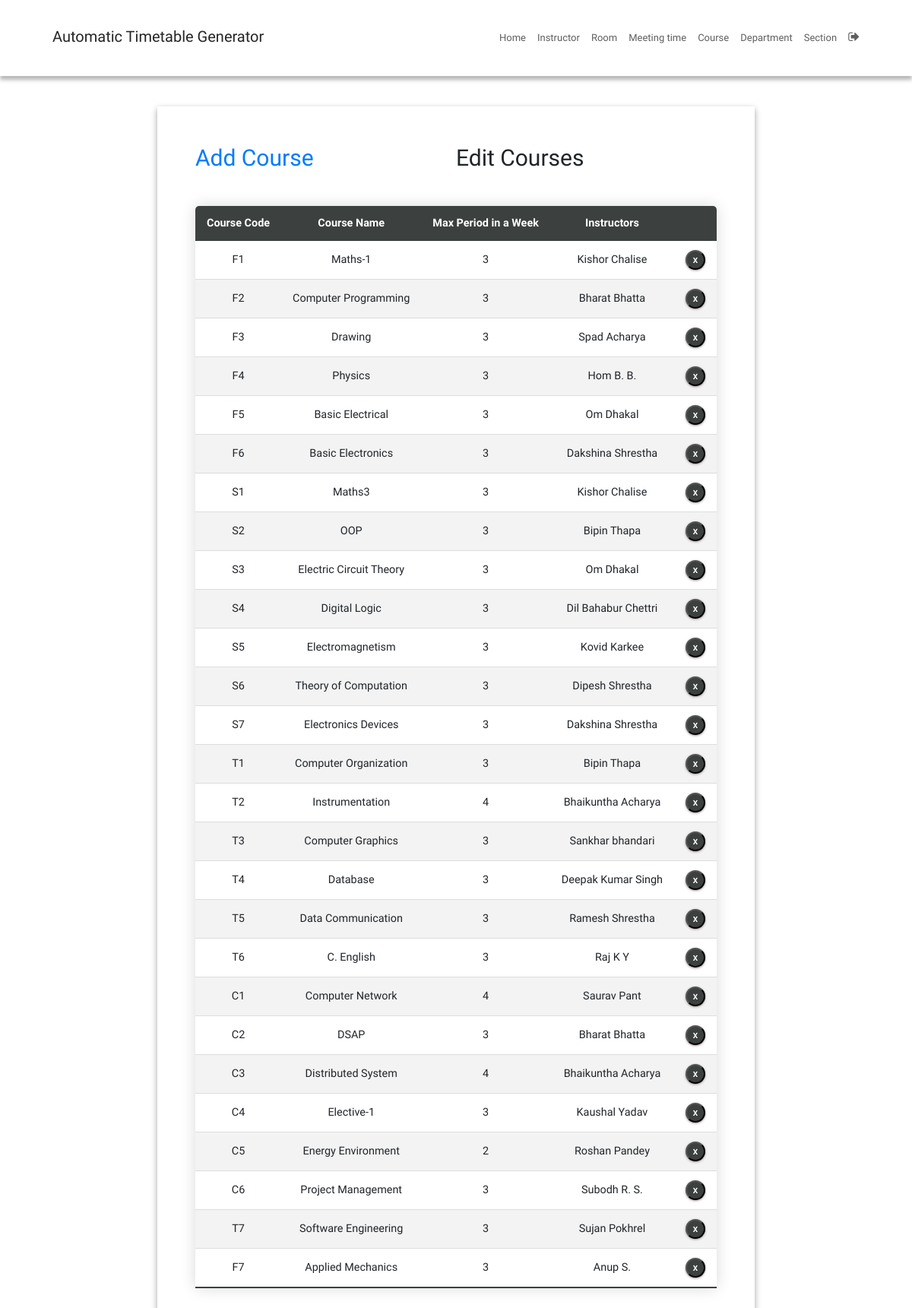
The page /courseEdit/ (signed in) on the database as committed earlier.
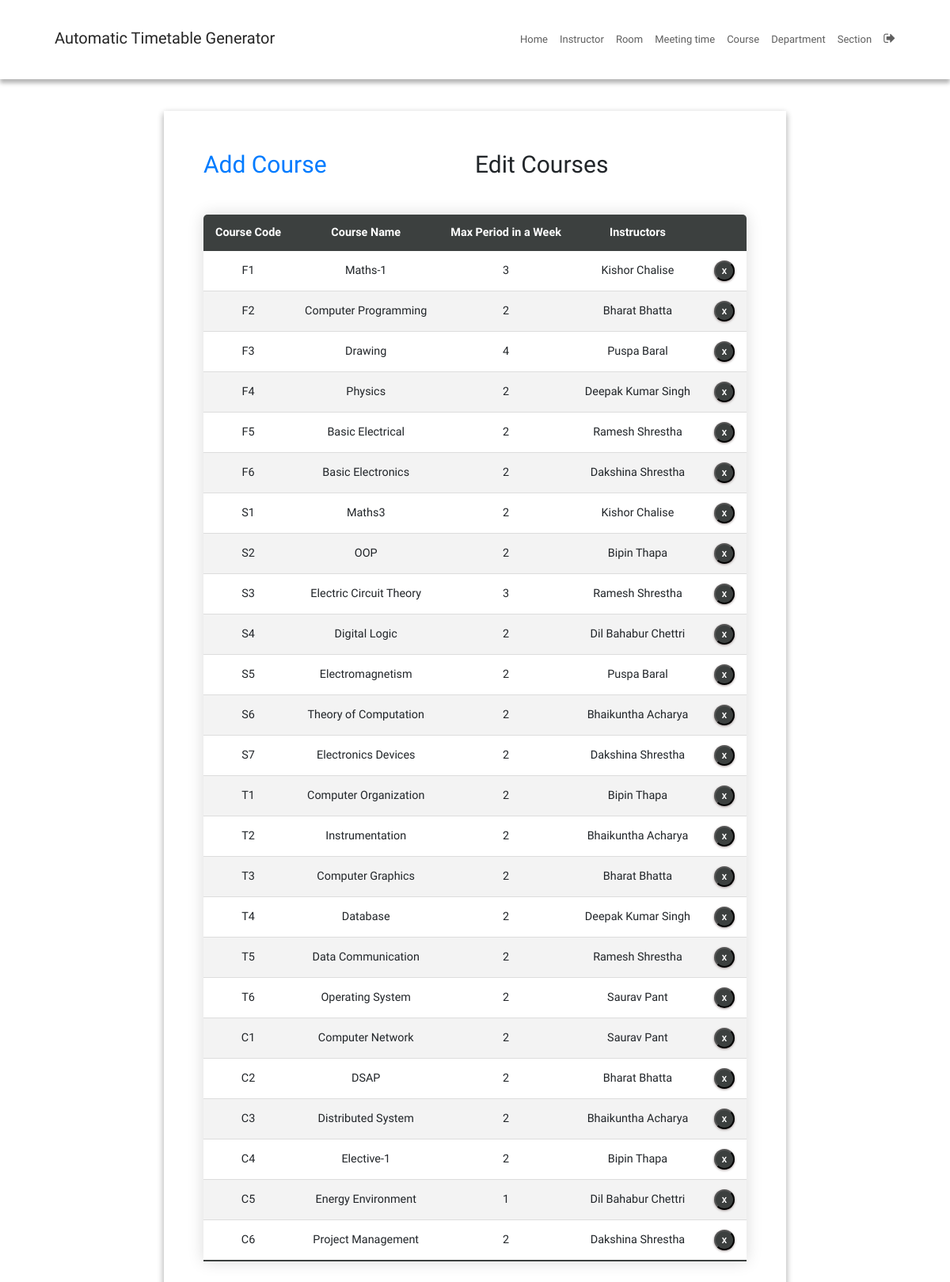
The same page on the database as committed later.
### SchedulerApp/models.py (models this page shows, shortened)
class Course(models.Model):
    course_number = models.CharField(max_length=5, primary_key=True)
    course_name = models.CharField(max_length=40)
    max_numb_students = models.IntegerField(default=48)
    max_period = models.IntegerField(default=2)
    instructors = models.ManyToManyField(Instructor)

### SchedulerApp/views.py (the view)
# urls.py: path('courseEdit/', courseEdit, name='courseEdit'),
@login_required
def courseEdit(request):
    instructor = defaultdict(list)
    for course in Course.instructors.through.objects.all():
        course_number = course.course_id
        instructor_name = Instructor.objects.filter(
            id=course.instructor_id).values('name')[0]['name']
        instructor[course_number].append(instructor_name)
    context = {'courses': Course.objects.all(), 'instructor': instructor}
    return render(request, 'courseEdit.html', context)

### SchedulerApp/templatetags/index.py (called while the page is built)
@register.filter
def dictKey(d, k):
    return ', '.join(d[k]) if k in d else ''  # Avoid KeyError if key doesn't exist

@register.tag
def active(parser, token):
    args = token.split_contents()
    template_tag = args[0]
    if len(args) < 2:
        raise (template.TemplateSyntaxError, f'{template_tag} tag requires at least one argument')
    return NavSelectedNode(args[1:])

    def render(self, context):
        path = context['request'].path
        for p in self.patterns:
            pValue = template.Variable(p).resolve(context)
            if path == pValue:
                return 'active'
        return ''

### templates/courseEdit.html (shortened to what this page needs)
{% extends 'base.html' %}
{% block content %}
{% load static %}
{% load index %}
<fieldset class="fieldset">
  <div class="tablink">
    <a href="{% url 'courseAdd'%}">
      <h1 onclick="openPage('new')" id="defaultOpen">Add Course</h1>
    </a>
    <h1 onclick="openPage('edit')" id="link_to_edit">Edit Courses</h1>
  </div>
  <div class="tabcontent" id="edit">
    <table class="editTable">
      <thead>
        <tr class="table-headers">
          <th>Course Code</th>
          <th>Course Name</th>
          <th>Max Period in a Week</th>
          <th>Instructors</th>
          <th class="empty"></th>
        </tr>
      </thead>
      <tbody>
        {% for crs in courses %}
        <tr>
          <td>{{crs.course_number}}</td>
          <td>{{crs.course_name}}</td>
          <td>{{crs.max_period}}</td>
          <td>{{instructor|dictKey:crs.course_number}}</td>
          <td class="empty">
            <form action="{% url 'deletecourse' crs.course_number %}" method="post">
              <input type="submit" value="X" class="cross">
            </form>
          </td>
        </tr>
        {% endfor %}
      </tbody>
    </table>
  </div>
</fieldset>
{% endblock %}

Rows that differ between the two databases and show on the page:
removed Course: course_number "T7", course_name "Software Engineering", max_period "3", course_number "Sujan Pokhrel"
removed Course: course_number "F7", course_name "Applied Mechanics", max_period "3", course_number "Anup S."
changed Course "Computer Programming": max_period "3" → "2"
changed Course "Drawing": max_period "3" → "4"; course_number "Spad Acharya" → "Puspa Baral"
changed Course "Physics": max_period "3" → "2"; course_number "Hom B. B." → "Deepak Kumar Singh"
changed Course "Basic Electrical": max_period "3" → "2"; course_number "Om Dhakal" → "Ramesh Shrestha"
changed Course "Basic Electronics": max_period "3" → "2"
changed Course "Maths3": max_period "3" → "2"
changed Course "OOP": max_period "3" → "2"
computed for Course "Electric Circuit Theory": course_number "Om Dhakal" → "Ramesh Shrestha"
changed Course "Digital Logic": max_period "3" → "2"
changed Course "Electromagnetism": max_period "3" → "2"; course_number "Kovid Karkee" → "Puspa Baral"
changed Course "Theory of Computation": max_period "3" → "2"; course_number "Dipesh Shrestha" → "Bhaikuntha Acharya"
changed Course "Electronics Devices": max_period "3" → "2"
changed Course "Computer Organization": max_period "3" → "2"
changed Course "Instrumentation": max_period "4" → "2"
changed Course "Computer Graphics": max_period "3" → "2"; course_number "Sankhar bhandari" → "Bharat Bhatta"
changed Course "Database": max_period "3" → "2"
changed Course "Data Communication": max_period "3" → "2"
changed Course "T6": course_name "C. English" → "Operating System"; max_period "3" → "2"; course_number "Raj K Y" → "Saurav Pant"
changed Course "Computer Network": max_period "4" → "2"
changed Course "DSAP": max_period "3" → "2"
changed Course "Distributed System": max_period "4" → "2"
changed Course "Elective-1": max_period "3" → "2"; course_number "Kaushal Yadav" → "Bipin Thapa"
changed Course "Energy Environment": max_period "2" → "1"; course_number "Roshan Pandey" → "Dil Bahabur Chettri"
changed Course "Project Management": max_period "3" → "2"; course_number "Subodh R. S." → "Dakshina Shrestha"
